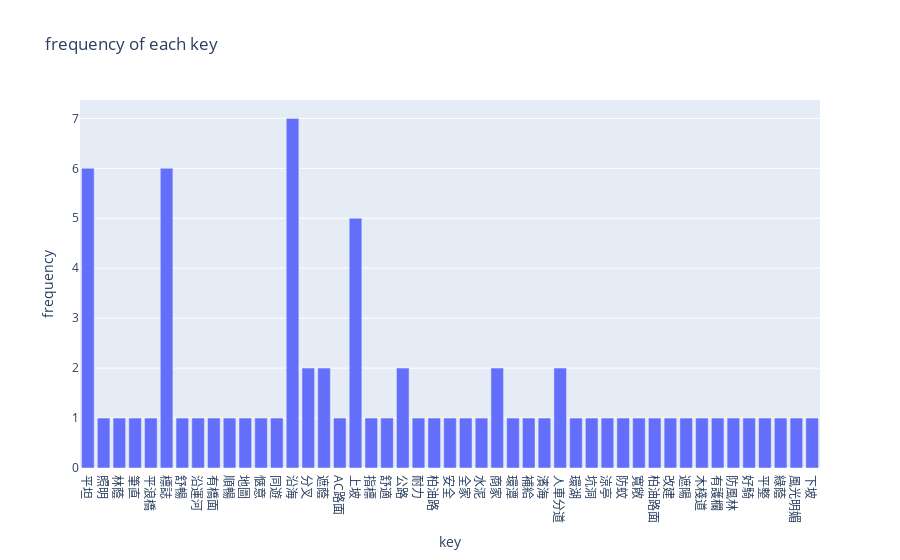

The code cell stored with this chart in its notebook:
### Code cell
import plotly.express as px
import pandas as pd

px.bar(result, x='key', y='frequency', title='frequency of each key')

### Figure 1 — Plotly figure (JSON) as saved in the notebook; plotly's stock layout.template omitted (floating-point values rounded to 4 significant figures)
{"data": [{"alignmentgroup": "True", "hovertemplate": "key=%{x}<br>frequency=%{y}<extra></extra>", "legendgroup": "", "marker": {"color": "#636efa", "pattern": {"shape": ""}}, "name": "", "offsetgroup": "", "orientation": "v", "showlegend": false, "textposition": "auto", "type": "bar", "x": ["平坦", "照明", "林蔭", "筆直", "平浪橋", "標誌", "舒暢", "沿運河", "有橋面", "順暢", "地圖", "愜意", "同遊", "沿海", "分叉", "遮蔭", "AC路面", "上坡", "指標", "舒適", "公路", "耐力", "柏油路", "安全", "全家", "水泥", "商家", "環潭", "補給", "濱海", "人車分道", "環湖", "坑洞", "涼亭", "防蚊", "寬敞", "柏油路面", "改建", "遮陽", "木棧道", "有護欄", "防風林", "好騎", "平整", "綠蔭", "風光明媚", "下坡"], "xaxis": "x", "y": [6, 1, 1, 1, 1, 6, 1, 1, 1, 1, 1, 1, 1, 7, 2, 2, 1, 5, 1, 1, 2, 1, 1, 1, 1, 1, 2, 1, 1, 1, 2, 1, 1, 1, 1, 1, 1, 1, 1, 1, 1, 1, 1, 1, 1, 1, 1], "yaxis": "y"}], "layout": {"barmode": "relative", "legend": {"tracegroupgap": 0}, "title": {"text": "frequency of each key"}, "xaxis": {"anchor": "y", "domain": [0, 1], "title": {"text": "key"}}, "yaxis": {"anchor": "x", "domain": [0, 1], "title": {"text": "frequency"}}}}
